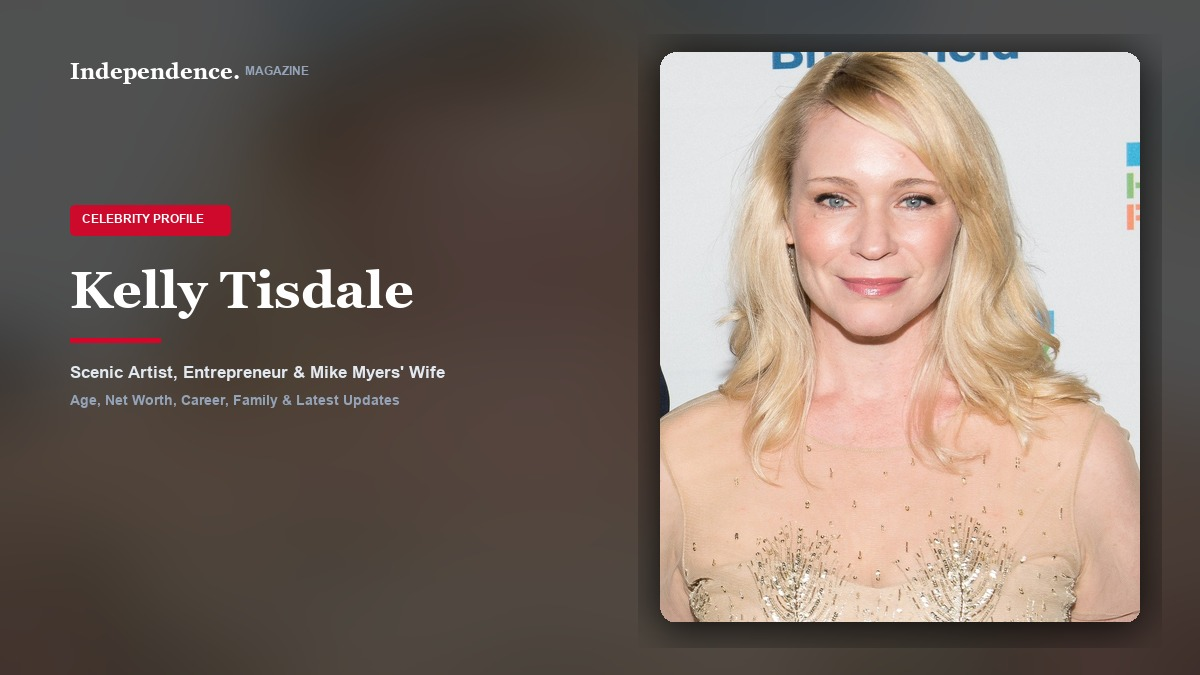
#> input picture assets/covers/kelly-tisdale-cover.jpg, 1200 x 675 px, given in place of test_kelly3.jpg, which was not available
$ python generate_batch6_covers.py
#> lines starting #> are read from the running program, lines starting #| are printed output that depends on the picture; pictures that were not available may be replaced by others from this repository, and a replacement may not be noted
import os
from PIL import Image, ImageDraw, ImageFont, ImageFilter, ImageEnhance

SCRIPT_DIR = os.path.dirname(os.path.abspath(__file__))
BASE_DIR = os.path.abspath(os.path.join(SCRIPT_DIR, ".."))
COVERS_DIR = os.path.join(BASE_DIR, "assets", "covers")
os.makedirs(COVERS_DIR, exist_ok=True)

PROFILES = [
    {
        "id": "kelly-tisdale",
        "src_image": os.path.join(BASE_DIR, "test_kelly3.jpg"),
        # Kelly Tisdale portrait crop (test_kelly3 is 3000x2003)
        "crop_box": (1550, 150, 2550, 1550),
        "name": "Kelly Tisdale",
        "category": "Celebrity",
        "subtitle": "Scenic Artist, Entrepreneur & Mike Myers' Wife",
        "cover_filename": "kelly-tisdale-cover.jpg",
        "middle_src": os.path.join(BASE_DIR, "test_kelly1.jpg"),
        "middle_crop": (40, 20, 980, 750),
        "middle_filename": "kelly-tisdale-middle.jpg"
    },
    {
        "id": "alex-cowper-smith",
        "src_image": os.path.join(BASE_DIR, "test_alex2.jpg"),
        # Alex Cowper-Smith portrait crop (test_alex2 is 2400x1200)
        "crop_box": (700, 70, 1380, 1150),
        "name": "Alex Cowper-Smith",
        "category": "Biography",
        "subtitle": "Financier, Ex-Goldman Sachs & Alice Eve's Ex-Husband",
        "cover_filename": "alex-cowper-smith-cover.jpg",
        "middle_src": os.path.join(BASE_DIR, "test_alex2.jpg"),
        "middle_crop": (650, 60, 2150, 1150),
        "middle_filename": "alex-cowper-smith-middle.jpg"
    },
    {
        "id": "amanda-moye-brown",
        "src_image": os.path.join(BASE_DIR, "test_amanda1.jpg"),
        # Amanda Moye Brown portrait crop (test_amanda1 is 1600x900)
        "crop_box": (780, 330, 1450, 900),
        "name": "Amanda Moye Brown",
        "category": "Celebrity",
        "subtitle": "Disney Executive Assistant & Wes Brown's Wife",
        "cover_filename": "amanda-moye-brown-cover.jpg",
        "middle_src": os.path.join(BASE_DIR, "test_amanda2.jpg"),
        "middle_crop": (400, 60, 2200, 1180),
        "middle_filename": "amanda-moye-brown-middle.jpg"
    }
]

def generate_cover(item):
    width, height = 1200, 675
    raw_img = Image.open(item["src_image"]).convert("RGB")
#> raw_img is the input picture: PIL image 1200x675 RGB; mean R, G, B 124.8, 109.7, 101
    cropped_subject = raw_img.crop(item["crop_box"])
#> cropped_subject: PIL image 1000x1400 RGB; every value is 0

    # 1. Background: Blurred & Darkened version of subject photo
    bg = cropped_subject.resize((width, height), Image.Resampling.LANCZOS)
#> bg: PIL image 1200x675 RGB; every value is 0
    bg = bg.filter(ImageFilter.GaussianBlur(radius=42))
    enhancer = ImageEnhance.Brightness(bg)
    bg = enhancer.enhance(0.35)

    # 2. Foreground Portrait Box (480 x 570)
    pw, ph = 480, 570
    sw, sh = cropped_subject.size
#> sw = 1000; sh = 1400
    target_ratio = pw / ph
    cur_ratio = sw / sh
#> cur_ratio = 0.714

    if cur_ratio > target_ratio:
        new_w = int(sh * target_ratio)
        left = (sw - new_w) // 2
        p_crop = cropped_subject.crop((left, 0, left + new_w, sh))
    else:
        new_h = int(sw / target_ratio)
#> new_h = 1187
        top = (sh - new_h) // 4
#> top = 53
        p_crop = cropped_subject.crop((0, max(0, top), sw, min(sh, top + new_h)))
#> p_crop: PIL image 1000x1187 RGB; every value is 0

    portrait = p_crop.resize((pw, ph), Image.Resampling.LANCZOS)
#> portrait: PIL image 480x570 RGB; every value is 0

    # Rounded corners mask
    mask = Image.new('L', (pw, ph), 0)
#> mask: PIL image 480x570 L; every value is 0
    mask_draw = ImageDraw.Draw(mask)
    mask_draw.rounded_rectangle([0, 0, pw, ph], radius=16, fill=255)

    px, py = width - pw - 60, (height - ph) // 2

    # Drop shadow
    shadow = Image.new('RGBA', (pw + 44, ph + 44), (0, 0, 0, 0))
#> shadow: PIL image 524x614 RGBA; every value is 0
    s_draw = ImageDraw.Draw(shadow)
    s_draw.rounded_rectangle([18, 18, pw + 26, ph + 26], radius=24, fill=(0, 0, 0, 195))
    shadow = shadow.filter(ImageFilter.GaussianBlur(radius=18))
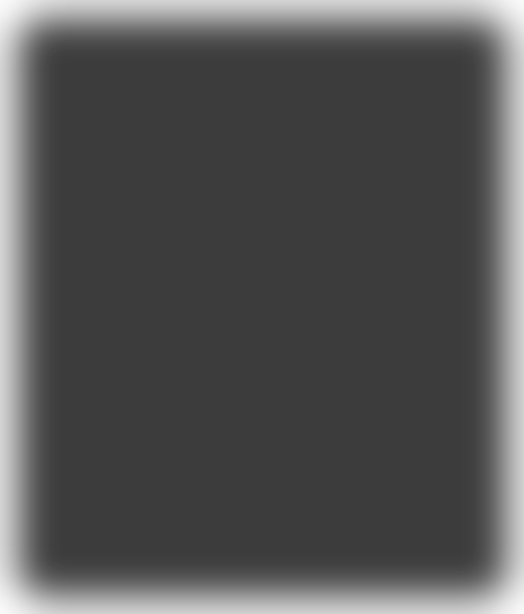
#> shadow: PIL image 524x614 RGBA; mean R, G, B, A 0, 0, 0, 169.9; transparent parts drawn white
    bg.paste(shadow, (px - 22, py - 18), shadow)

    # Paste sharp portrait
    bg.paste(portrait, (px, py), mask)

    # 3. Editorial Typography (Left side)
    draw = ImageDraw.Draw(bg, 'RGBA')
    try:
        font_brand = ImageFont.truetype(r"C:\Windows\Fonts\georgiab.ttf", 22)
        font_tag = ImageFont.truetype(r"C:\Windows\Fonts\arialbd.ttf", 12)
        font_name = ImageFont.truetype(r"C:\Windows\Fonts\georgiab.ttf", 52)
        font_sub = ImageFont.truetype(r"C:\Windows\Fonts\arialbd.ttf", 17)
        font_sub2 = ImageFont.truetype(r"C:\Windows\Fonts\arialbd.ttf", 14)
    except Exception:
        font_brand = ImageFont.load_default()
        font_tag = ImageFont.load_default()
        font_name = ImageFont.load_default()
        font_sub = ImageFont.load_default()
        font_sub2 = ImageFont.load_default()

    # Top brand badge: Independence. MAGAZINE
    draw.text((70, 58), "Independence.", fill=(255, 255, 255), font=font_brand)
    draw.text((245, 64), "MAGAZINE", fill=(148, 163, 184), font=font_tag)

    # Category Pill
    tag_y = 205
    tag_text = f"{item['category'].upper()} PROFILE"
    draw.rounded_rectangle([70, tag_y, 230, tag_y + 30], radius=4, fill=(217, 4, 41, 235))
    draw.text((82, tag_y + 7), tag_text, fill=(255, 255, 255), font=font_tag)

    # Person Name
    name_lines = item["name"].split(" ")
    if len(name_lines) <= 2:
        draw.text((70, 260), item["name"], fill=(255, 255, 255), font=font_name)
        curr_y = 338
    else:
        line1 = " ".join(name_lines[:2])
        line2 = " ".join(name_lines[2:])
        draw.text((70, 250), line1, fill=(255, 255, 255), font=font_name)
        draw.text((70, 315), line2, fill=(255, 255, 255), font=font_name)
        curr_y = 395

    # Crimson underline accent
    draw.rectangle([70, curr_y, 160, curr_y + 4], fill=(217, 4, 41, 255))

    # Subtitles
    draw.text((70, curr_y + 24), item["subtitle"], fill=(226, 232, 240), font=font_sub)
    draw.text((70, curr_y + 54), "Age, Net Worth, Career, Family & Latest Updates", fill=(148, 163, 184), font=font_sub2)

    cover_path = os.path.join(COVERS_DIR, item["cover_filename"])
    bg.save(cover_path, "JPEG", quality=92)
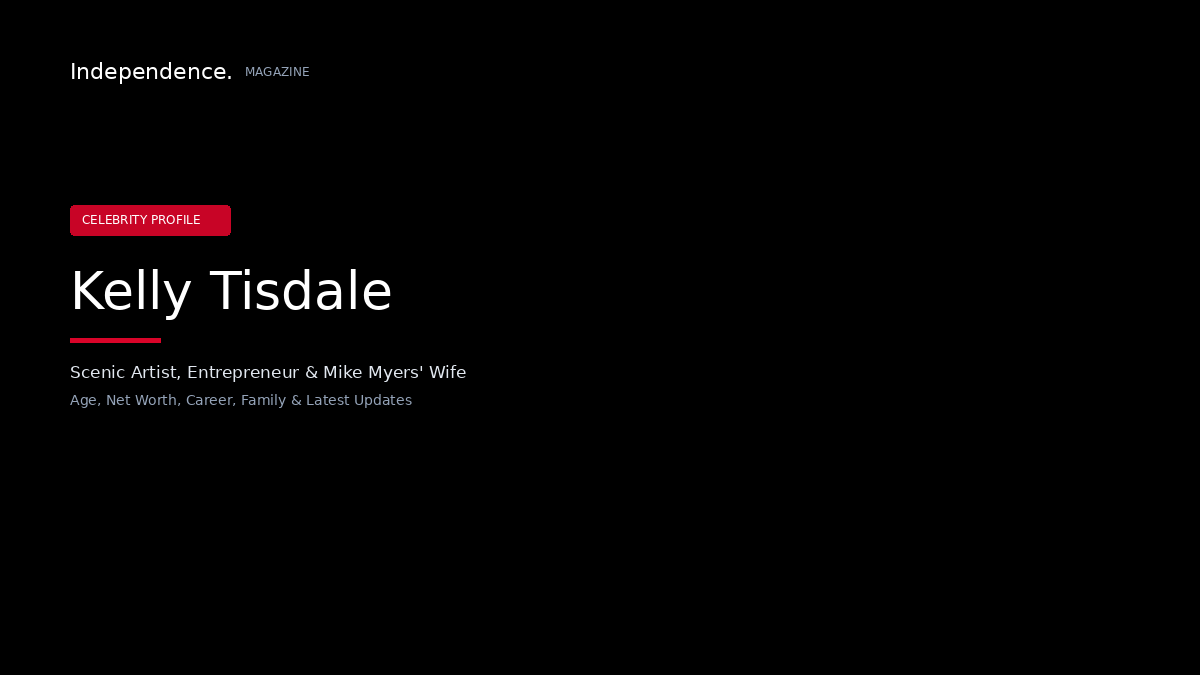
#> saved as kelly-tisdale-cover.jpg: PIL image 1200x675 RGB; mean R, G, B 3.3, 2.1, 2.4
    print(f"Generated Spark cover: {cover_path}")

    # Generate Middle Editorial Image
    middle_src = item.get("middle_src", item["src_image"])
    raw_middle = Image.open(middle_src).convert("RGB")
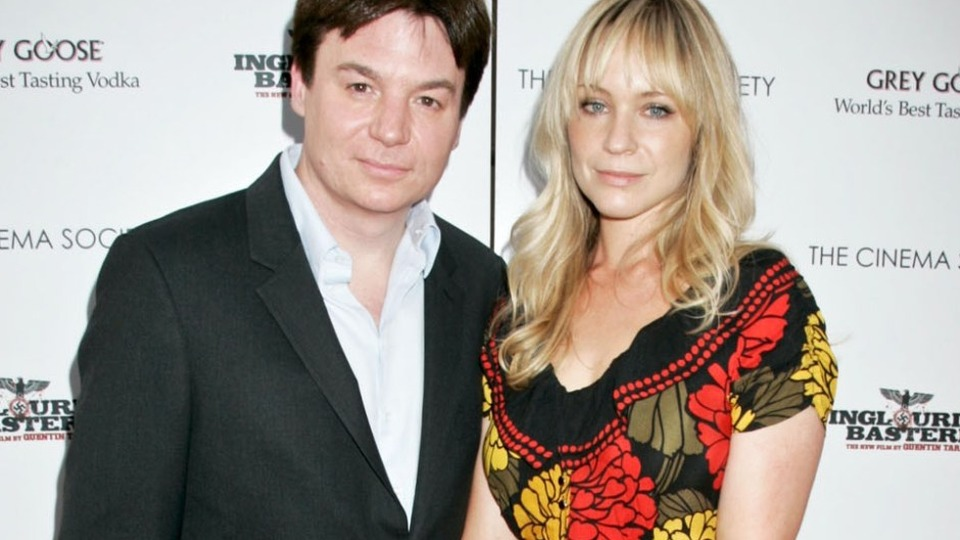
#> input picture assets/covers/kelly-tisdale-middle.jpg, 960 x 540 px, given in place of test_kelly1.jpg, which was not available
#> raw_middle is the input picture: PIL image 960x540 RGB; mean R, G, B 161.8, 151.9, 144.4
    mid_crop = raw_middle.crop(item["middle_crop"])
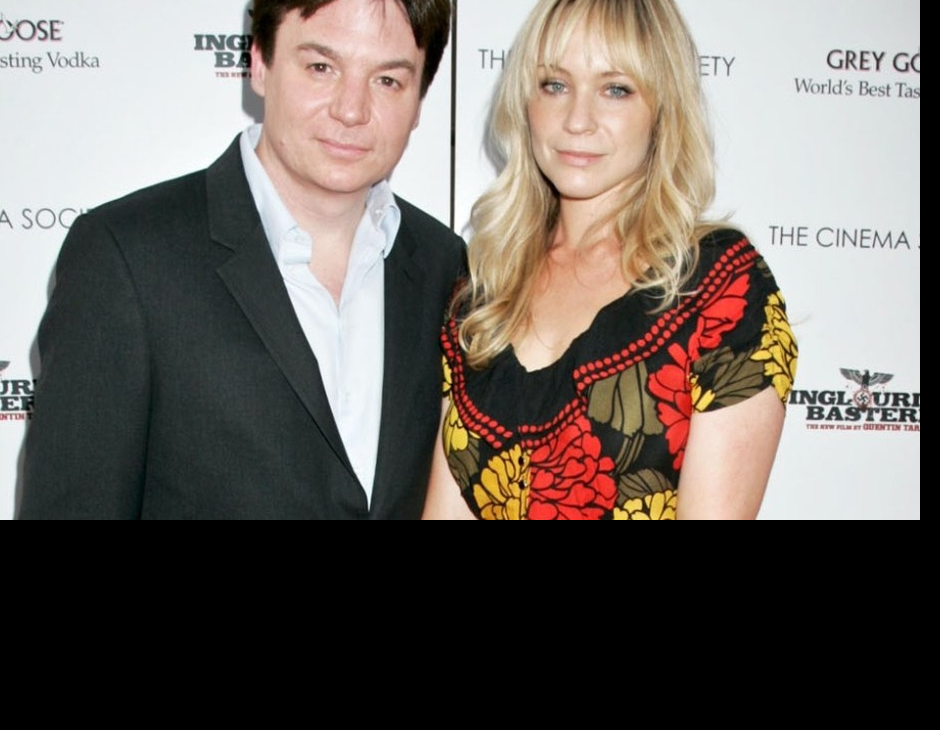
#> mid_crop: PIL image 940x730 RGB; mean R, G, B 110.7, 103.2, 97.6

    # Ensure exact 16:9 aspect ratio to eliminate any stretching/distortion
    mw, mh = mid_crop.size
#> mw = 940; mh = 730
    target_mid_ratio = 16.0 / 9.0
    cur_mid_ratio = mw / mh
#> cur_mid_ratio = 1.29
    if cur_mid_ratio > target_mid_ratio:
        new_mw = int(mh * target_mid_ratio)
        offset_x = (mw - new_mw) // 2
        mid_crop = mid_crop.crop((offset_x, 0, offset_x + new_mw, mh))
    elif cur_mid_ratio < target_mid_ratio:
        new_mh = int(mw / target_mid_ratio)
#> new_mh = 528
        offset_y = (mh - new_mh) // 3
#> offset_y = 67
        mid_crop = mid_crop.crop((0, max(0, offset_y), mw, min(mh, offset_y + new_mh)))
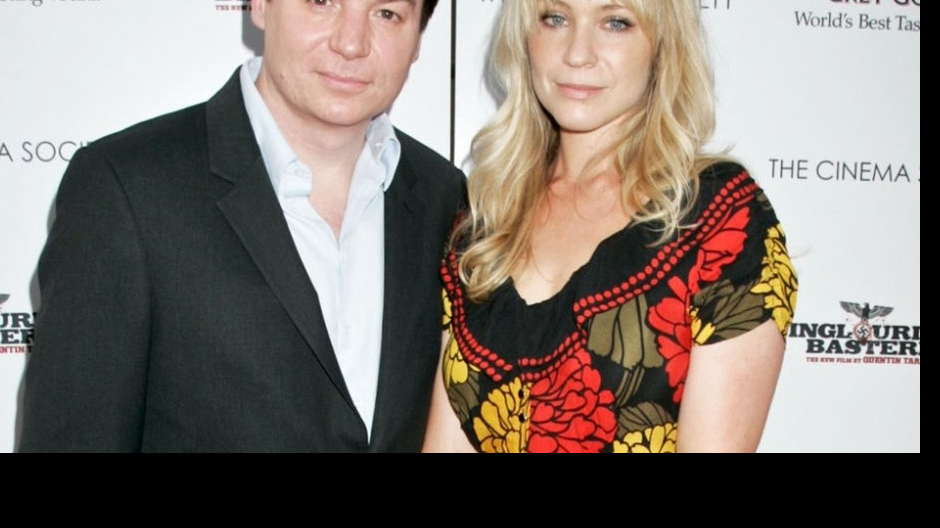
#> mid_crop: PIL image 940x528 RGB; mean R, G, B 128.6, 119.1, 112.1

    mid_resized = mid_crop.resize((960, 540), Image.Resampling.LANCZOS)
    middle_path = os.path.join(COVERS_DIR, item["middle_filename"])
    mid_resized.save(middle_path, "JPEG", quality=92)
    print(f"Generated Middle image: {middle_path}")

if __name__ == "__main__":
    for p in PROFILES:
#> (the run stopped early here; a loop or call above may not have finished)
